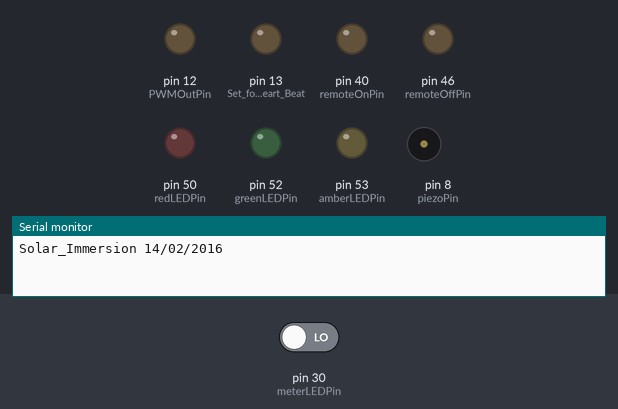
Simulated run of this sketch. Board: Arduino Mega 2560, built with avr-gcc and run on an emulated ATmega2560. Shown: output pins drawn as LEDs (lit = HIGH), buzzer (waves = sounding), the last lines printed to the serial monitor. The test bench sets the inputs (shaded band); at power-on: pin 30 (meterLEDPin) LOW.

Above: at 1.2 s.
1.3 s: pin 30 (meterLEDPin) driven HIGH
At 4.1 s:
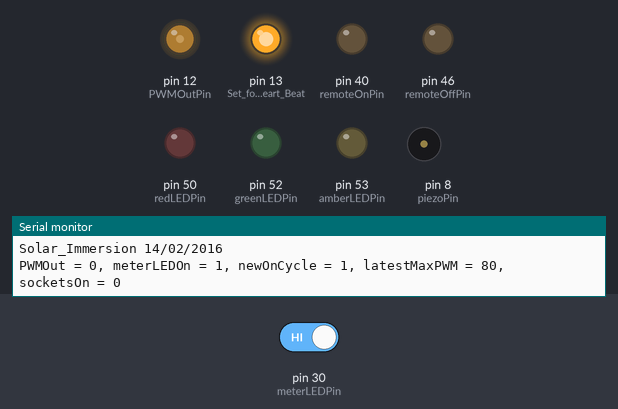
4.3 s: pin 30 (meterLEDPin) driven LOW
At 5.6 s:
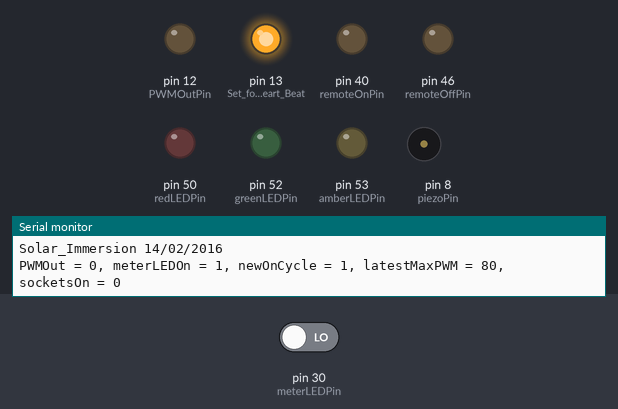
Timing chart, 0 to 13.3 s (numbered marks = the images above; inputs shaded):
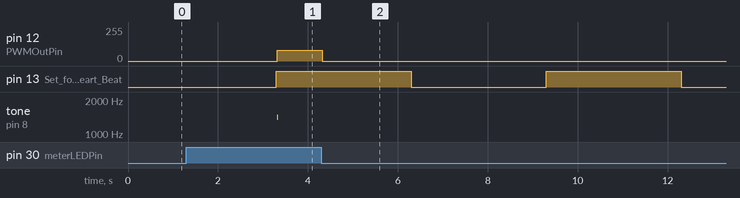

The sketch:

Solar_Immersion.ino
```cpp
// Solar Immersion
//
// Based on Kemo PWM mains controller and Grid Meter LED input signals only.
//
// Includes two relays for driving remote socket switch on via Byron controller
//
// 1/10/2014 - Removed Bargraph and CT Code. Added "meterTest" section to test if Grid Meter LED is really on. It does this by checking if it stays on for > meterLEDOnTime
// test change
//
boolean onboardLED; // define flag for onboard LED status.Onboard LED used to give a 'heartbeat' that toggles each run of main loo
const int piezoPin = 8; // Pin for Piezo Sounder
const int meterLEDPin = 30; //Digital pin used to monitor Grid Meter LED pulses
const int PWMOutPin = 12; //Immersion heater controller output (PWM)
const int remoteOnPin = 40; //Digital output to turn remote sockets ON
const int remoteOffPin = 46; //Digital output to turn remote sockets OFF
const int redLEDPin = 50; // Red LED (Low power)
const int amberLEDPin = 53; //Amber LED (mid power)
const int greenLEDPin = 52; //Green LED (hign power)
const int PWMIncrement = 1; //Amount to increment PWM setting by when exporting
const int PWMDecrement = 10; //Amount to decrement PWM setting by when importing
//const int loopTime = 10; //Duration of meter test loop() in ms
unsigned long stepTime = 3000; //Duration of time between incremental PWM adjustments (mS)
unsigned long lastLoopStartTime = millis(); // Used to store start time of last loop
const int maxPWMOut = 240; //Used to scale PWM output - set to just over 90% of Arduino range (90% is supposed to give Kemo full ON
const int minPWMOut = 0; //Used to set minimum PWM level - Kemo OFF at less than 10% mark-space ratio
const int minPWMOn = 80; //PWM value that represents lowest point where power actually starts going to immersion heater (minPWMOut is set at a level to ensure heater is definitely OFF when it should be)
const int redLevel = 100; //PWM level to turn on red LED
const int amberLevel = 120; //PWM level to turn on amber LED
const int greenLevel = 140; //PWM level to turn on green LED
const int remotePushTime = 3000; //Time to "hold down button on Remote)
const int PWMDecrementFactor = 11; //used to provide non-linear, accelerated reduction in PWM Output
int flashCount = 0; // Used in flash function to count down
boolean meterLEDOn = false; //Flag: 0 if Grid Meter LED off, 1 if on
boolean newOnCycle = true; // Flag to indicate when the EXPORT LED first illuminates
const int meterLEDOnTime = 500; //If LED has been on for this time (ms), we consider it constantly on
int PWMOut = minPWMOut; //PWM output to Kemo; set to min to be sure power is not immediately applied
int latestMaxPWM = minPWMOn; // Initialise maxPWM out variable
//
boolean socketsOn = false; //variable to store the state of the remote sockets - set to false initially
unsigned long minSocketOnTime = 120000; // Turning sockets off is not allowed until they've been on for this long (mS)
unsigned long socketLastOnTime; // Used to store the millis() time when sockets turned on
unsigned long minSocketOffTime = 120000; // Turning sockets on is not allowed until they've been off for this long (mS)
unsigned long socketLastOffTime; // Used to store the millis() time when sockets turned off
//
//  Set up for calculating average of recent PWM maximum values
//
const int nRecentPWMs = 4; //Number of recent energy values to store. MUST BE EVEN.
int recentPWMs[nRecentPWMs]; // Create array to store PWM readings
int recentPWMsIndex = 0; // initialise pointer to PWM array
float newAveragePWM = minPWMOn; // variable to store calculated value of most recent PWM average - initialise to minimim PWM value
float oldAveragePWM = minPWMOn; // variable to store calculated value of earlier PWM average - initialise to minimim PWM value
//
// Functions
//
void turnSocketsOn(); //Function to check status of sockets and turn ON if OFF
void turnSocketsOff(); //Function to check status of sockets and turn OFF if ON
//void flashPWM(); //Function to flash PWM level to onboard LED
//int meterTest(int export); //Function to check if Meter LED is really on (based on meterLEDOnTime setting)
//
void setup()
{
  Serial.begin(9600); //start serial comms
  pinMode(meterLEDPin, INPUT);
  pinMode(PWMOutPin, OUTPUT);
  pinMode(remoteOnPin, OUTPUT);
  pinMode(remoteOffPin, OUTPUT);
  pinMode(redLEDPin, OUTPUT);
  pinMode(amberLEDPin, OUTPUT);
  pinMode(greenLEDPin, OUTPUT);
  pinMode(13, OUTPUT); // Set for use as Heart Beat & flash
//
// Prime Rolling Average Array with values
//
  for(unsigned i = 0; i < nRecentPWMs; ++i) // Initiatise array for storing energy history (used in rolling average calculation)
  {
    recentPWMs[i] = minPWMOn;
  }
Serial.println("Solar_Immersion 14/02/2016");
}
void loop()
{
 // Set meterLEDOn Flag (Outside 'stepTime' Loop)
 //
    if (digitalRead(meterLEDPin))
    {
        delay(meterLEDOnTime);
        if (digitalRead(meterLEDPin))
        {
          meterLEDOn = true;
        }
        else
        {
          meterLEDOn = false;
        }
    }
    else
    {
      meterLEDOn = false;
    }
// Immediately turn off Immersion if power being exported
//
  if (meterLEDOn)
  {
  // If LED on, do nothing for now, pending timed 'stepTime' loop
  }
  else
  {
    PWMOut = minPWMOut;
    newOnCycle = true;
    turnSocketsOff();
    analogWrite(PWMOutPin, PWMOut); //write PWM signal to mains controller
  }
 //
 // Start of Loop that Only Runs Every 'stepTime' mS
  if((millis()-lastLoopStartTime) > stepTime)
  {
    lastLoopStartTime = millis(); // Reset stored main loop start time
// Toggle Onboard LED each loop
//
    onboardLED = !onboardLED;
    digitalWrite(13,onboardLED);
//
// Print status to the serial monitor
//
  Serial.print("PWMOut = ");
  Serial.print(PWMOut);
  Serial.print(", meterLEDOn = ");
  Serial.print(meterLEDOn);
  Serial.print(", newOnCycle = ");
  Serial.print(newOnCycle);
  Serial.print(", latestMaxPWM = ");
  Serial.print(latestMaxPWM);
  Serial.print(", socketsOn = ");
  Serial.print(socketsOn);
  if (latestMaxPWM > redLevel)
  {
    Serial.print(" ");
    Serial.print("R");
  }
  else
  {
    Serial.print("  ");
  }
  if (latestMaxPWM > amberLevel)
  {
    Serial.print("A");
  }
  if (latestMaxPWM > greenLevel)
  {
    Serial.print("G");
  }
    Serial.println(" ");
 //
 if (meterLEDOn)
    {
      if (PWMOut >= maxPWMOut)
        {
          PWMOut = maxPWMOut;
        }
      else
        {
          if(newOnCycle)
            {
              tone(piezoPin, 1400, 30); // Sound piezo at start of each on cycle
              PWMOut = latestMaxPWM - PWMDecrement;
              if (PWMOut < minPWMOn)
              {
                PWMOut = minPWMOn;
              }
            }
          else
            {
              if (PWMOut < minPWMOn)
                {
                  PWMOut = minPWMOn;
                }
              else
                {
                  PWMOut = PWMOut + PWMIncrement;
                }
            }
        }
          latestMaxPWM = PWMOut;
          if (latestMaxPWM < minPWMOn)
            {
              latestMaxPWM = minPWMOn;
            }
          newOnCycle = false;
    }
  else
    {
      PWMOut = minPWMOut;
      newOnCycle = true;
      turnSocketsOff();
    }
  analogWrite(PWMOutPin, PWMOut); //write PWM signal to mains controller
  //
  //Set RAG LED 'Traffic Lights' and Turn on Remote Sockets, if appropriate
  //
    if(latestMaxPWM > redLevel)
    {
      digitalWrite(redLEDPin, HIGH);
    }
    else
    {
      digitalWrite(redLEDPin, LOW);
    }
    if(latestMaxPWM > amberLevel) // At PWM level greater than amberLevel turn on amber LED and fire Sockets
    {
      digitalWrite(amberLEDPin, HIGH);
      turnSocketsOn();
    }
    else
    {
      digitalWrite(amberLEDPin, LOW);
    }
    if(latestMaxPWM > greenLevel)
    {
      digitalWrite(greenLEDPin, HIGH);
    }
    else
    {
      digitalWrite(greenLEDPin, LOW);
    }
// END of RAG LED Update
//
} // End of main 'stepTime' Loop
  else
  {
    // Come here to do nothing, if stepTime has not yet elapsed
  }
}  // END of MAIN LOOP
//
//FUNCTIONS
//
void turnSocketsOn() //Checks if already ON and if not sends pulse to remote transmitter
{
  if (socketsOn)
  {
//    Already ON so take no action
  }
  else
  {
    if ((millis() - socketLastOffTime) > minSocketOffTime)
    {
      tone(piezoPin, 500, 300);
      delay(300);
      tone(piezoPin, 600, 300);
      delay(300);
      tone(piezoPin, 1400, 300);
      delay(300);
      digitalWrite(remoteOnPin, HIGH);
      delay(remotePushTime);
      digitalWrite(remoteOnPin, LOW);
      socketsOn = true;
      socketLastOnTime = millis(); //Store time of last switch-on
    }
  }
  socketLastOnTime = millis(); // update the time that sockets were last demanded to be ON
}
//
void turnSocketsOff() //Checks aleady ON and if not sends pulse to remote
{
  if (socketsOn)
  {
    if ((millis() - socketLastOnTime) > minSocketOnTime)
    {
      tone(piezoPin, 1400, 300);
      delay(300);
      tone(piezoPin, 600, 300);
      delay(300);
      tone(piezoPin, 500, 300);
      delay(300);
      digitalWrite(remoteOffPin, HIGH);
      delay(remotePushTime);
      digitalWrite(remoteOffPin, LOW);
      socketsOn = false;
    }
  }
  else
  {
    //  Already OFF so take no action
  }
  socketLastOffTime = millis(); // update the time that sockets were last demanded to be off
}
```

Measured:
- after the input at 1.3 s, pin 12 (PWMOutPin): 0/255 → 80/255 after 2.0 s; pin 13 (Set_for_use_as_Heart_Beat): LOW → HIGH after 2.0 s instead of 1.7 s; tone on pin 8 (piezoPin): silent → 1400 Hz after 2.0 s, → silent 0.03 s later
